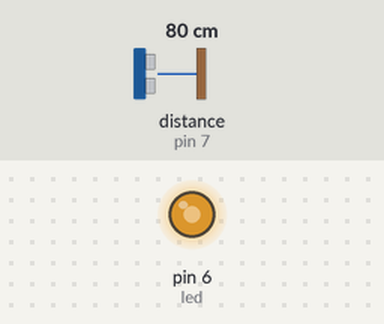
A sketch run on a simulated Arduino Uno, built with avr-gcc and run on an emulated ATmega328P. On the bench: output pins drawn as LEDs (lit = HIGH). Wiring (inferred from the names in the program): ultrasonic range finder: trigger pin 7; echo pin 7. The inputs (shaded band) are chosen by the test bench; at power-on: distance to the obstacle (sensor on pin 7) 80 cm. The echo pulse lasts 58.3 µs per cm.

Above: at 1.2 s.
1.3 s: distance to the obstacle (sensor on pin 7) set to 2 cm
At 2.5 s:
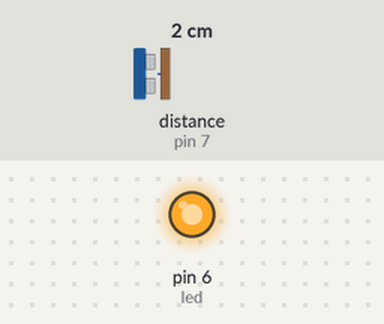
2.8 s: distance to the obstacle (sensor on pin 7) set to 250 cm
At 3.6 s:
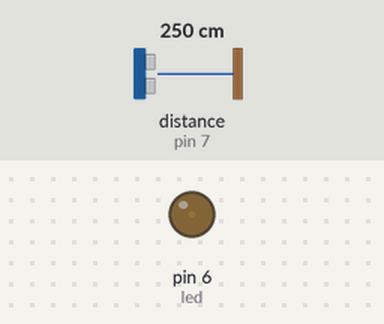
Timing chart, 0 to 5.8 s (numbered marks = the images above; inputs shaded):
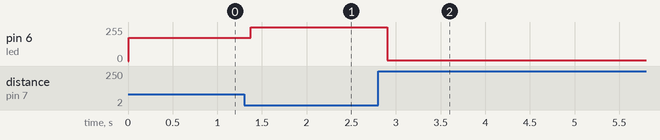

The sketch:

distance.ino
```cpp
const int pingPin = 7;
int led = 6;

void setup() {
  Serial.begin(9600);
  pinMode(led, OUTPUT);
}

void loop() {
  long duration, inches, cm;

  pinMode(pingPin, OUTPUT);
  digitalWrite(pingPin, LOW);
  delayMicroseconds(2);
  digitalWrite(pingPin, HIGH);
  delayMicroseconds(5);
  digitalWrite(pingPin, LOW);

  pinMode(pingPin, INPUT);
  duration = pulseIn(pingPin, HIGH);
  cm = microsecondsToCentimeters(duration);

  if (cm <= 255 && cm >= 0) {
    int brightness = 255 - cm;
  	analogWrite(led, brightness);
  }

  delay(100);
}

long microsecondsToInches(long microseconds) {
  return microseconds / 74 / 2;
}

long microsecondsToCentimeters(long microseconds) {
  return microseconds / 29 / 2;
}
```

Measured:
- after the input at 1.3 s, pin 6 (led): 175/255 → 254/255 after 0.07 s
- after the input at 2.8 s, pin 6 (led): 254/255 → 5/255 after 0.10 s
